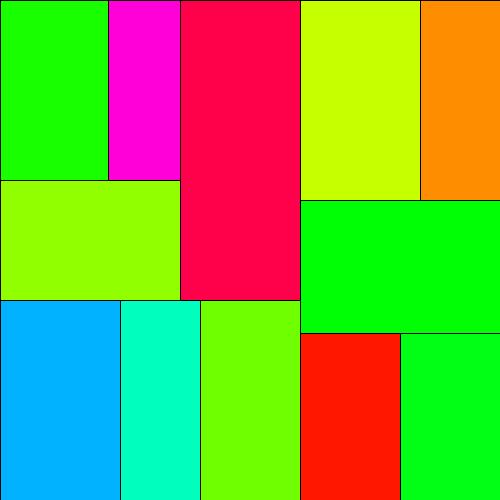
Frame 1 (no input)
Frame 60 (the mouse pressed at the canvas centre just before this capture): identical to frame 1, image omitted
Frame 120 (the mouse held since frame 60 and released just before this capture): identical to frame 1, image omitted

The Processing sketch that drew this single still picture (run headless with seeded random() and noise(); from frame 60 on, the mouse is pressed at the canvas centre):

// Processing sketch: EuclideanAlgorithm_05
// ── EuclideanAlgorithm_05.pde
int num_a = 10;
int num_b = 6;
float ratio = (float) num_b / num_a;
float thr = 160;

void setup(){
  
  size(500, 500);
  colorMode(HSB, 1);
  
  divSquare(0, 0, width);

}

// ── DivRect.pde
void divRect(float pos_x, float pos_y, float wd){
  
  int itr = 0;
  float end_pos_x = pos_x + wd;
  float end_pos_y = pos_y + wd / ratio;
  
  fill(color(random(1), 1, 1));
  rect(pos_x, pos_y, wd, wd / ratio);
  
  while(wd > thr){
    
    itr++;
    
    if(itr % 2 == 0){
      
      while(pos_x + wd < end_pos_x + .1){
        divSquare(pos_x, pos_y, wd);
        pos_x += wd;
      }
      wd = end_pos_x - pos_x;
      
    } else {

      while(pos_y + wd < end_pos_y + .1){
        divSquare(pos_x, pos_y, wd);
        pos_y += wd;
      }
      wd = end_pos_y - pos_y;
      
    }
    
  }
  
}

// ── DivSquare.pde
void divSquare(float pos_x, float pos_y, float wd){
 
  int itr = 0;
  float end_pos_x = pos_x + wd;
  float end_pos_y = pos_y + wd;
  
  fill(color(random(1), 1, 1));
  rect(pos_x, pos_y, wd, wd);
  
  while(wd > thr){
    
    itr++;
    
    if(itr % 2 == 1){
      
      while(pos_x + wd * ratio < end_pos_x + .1){
        divRect(pos_x, pos_y, wd * ratio);
        pos_x += wd * ratio;
      }
      wd = end_pos_x - pos_x;
      
    } else {
      
      while(pos_y + wd / ratio < end_pos_y + .1){
        divRect(pos_x, pos_y, wd);
        pos_y += wd / ratio;
      }
      wd = end_pos_y - pos_y;

    }
    
  }
  
}

// ── MouseClicked.pde
void mouseClicked(){
  
  changeSegmentation();
  
}

void draw(){
  
  frameRate(6);
  //changeSegmentation();
  
}

void changeSegmentation(){
  
  num_a = int(random(1, 20));
  num_b = int(random(1, 20));
  
  while(num_a == num_b){
    num_b = int(random(1, 20));
  }
  
  thr = int(random(10, 300));
  
  println("num_a =", num_a, "num_b =", num_b, "thr =", thr);
  
  ratio = (float) num_a / num_b;
  
  background(0, 0, 1);
  divSquare(0, 0, width);
  
}
